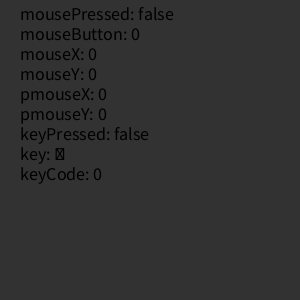
Frame 1 (no input)
Frame 60 (the mouse pressed at the canvas centre just before this capture): identical to frame 1, image omitted
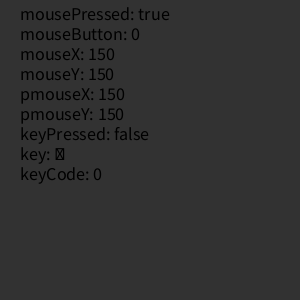
Frame 120 (the mouse held since frame 60 and released just before this capture)

The Processing sketch that drew these frames (run headless with seeded random() and noise(); from frame 60 on, the mouse is pressed at the canvas centre):

// Processing sketch: Inputs
// ── Inputs.pde
void setup(){
  size(300, 300);
}

void draw() {
  background(50);  

  textSize(18);
  fill(0);

  text("mousePressed: " + mousePressed, 20, 20);
  text("mouseButton: " + mouseButton, 20, 40);
  text("mouseX: " + mouseX, 20, 60);
  text("mouseY: " + mouseY, 20, 80);
  text("pmouseX: " + pmouseX, 20, 100);
  text("pmouseY: " + pmouseY, 20, 120);
  text("keyPressed: " + keyPressed, 20, 140);
  text("key: " + key, 20, 160);
  text("keyCode: " + keyCode, 20, 180);
}

void keyPressed() {
  println("keyPressed: " + key);
}

void keyReleased() {
  println("keyReleased: " + key);
}

void keyTyped(){
  println("keyTyped: " + key);
}

void mousePressed(){
  println("mousePressed");
}

void mouseReleased(){
  println("mouseReleased");
}

void mouseClicked(){
  println("mouseClicked");
}

void mouseMoved(){
  println("mouseMoved");
}

void mouseDragged(){
  println("mouseDragged");
}

void mouseWheel(){
  println("mouseWheel");
}
